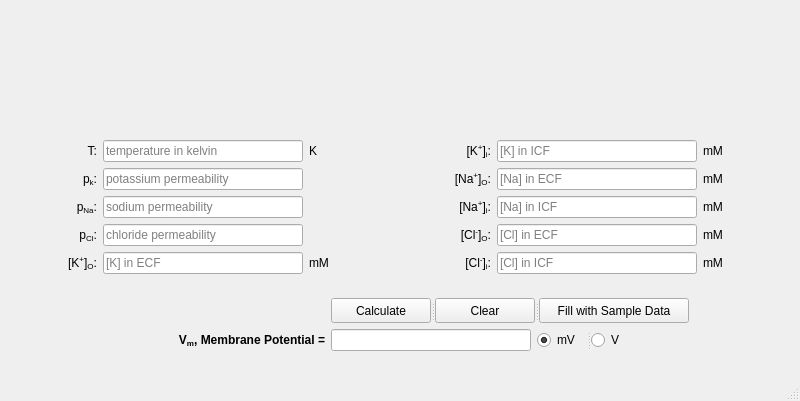
<?xml version="1.0" encoding="UTF-8"?>
<ui version="4.0">
 <class>GhkWindow</class>
 <widget class="QMainWindow" name="GhkWindow">
  <property name="geometry">
   <rect>
    <x>0</x>
    <y>0</y>
    <width>800</width>
    <height>401</height>
   </rect>
  </property>
  <property name="windowTitle">
   <string>Goldman-Hodgkin-Katz</string>
  </property>
  <widget class="QWidget" name="centralwidget">
   <layout class="QGridLayout" name="gridLayout_4">
    <item row="0" column="0" colspan="2">
     <widget class="QLabel" name="label">
      <property name="enabled">
       <bool>true</bool>
      </property>
      <property name="maximumSize">
       <size>
        <width>16777215</width>
        <height>89</height>
       </size>
      </property>
      <property name="sizeIncrement">
       <size>
        <width>0</width>
        <height>0</height>
       </size>
      </property>
      <property name="baseSize">
       <size>
        <width>0</width>
        <height>0</height>
       </size>
      </property>
      <property name="pixmap">
       <pixmap resource="resources.qrc">:/resources/logo.png</pixmap>
      </property>
      <property name="scaledContents">
       <bool>false</bool>
      </property>
      <property name="alignment">
       <set>Qt::AlignCenter</set>
      </property>
      <property name="wordWrap">
       <bool>false</bool>
      </property>
     </widget>
    </item>
    <item row="1" column="0">
     <layout class="QGridLayout" name="gridLayout_2">
      <item row="0" column="0">
       <widget class="QLabel" name="label_9">
        <property name="text">
         <string>T:</string>
        </property>
        <property name="alignment">
         <set>Qt::AlignRight|Qt::AlignTrailing|Qt::AlignVCenter</set>
        </property>
       </widget>
      </item>
      <item row="0" column="1">
       <widget class="QLineEdit" name="temp">
        <property name="maximumSize">
         <size>
          <width>200</width>
          <height>16777215</height>
         </size>
        </property>
        <property name="inputMask">
         <string/>
        </property>
        <property name="text">
         <string/>
        </property>
        <property name="placeholderText">
         <string>temperature in kelvin</string>
        </property>
       </widget>
      </item>
      <item row="0" column="2">
       <widget class="QLabel" name="label_15">
        <property name="text">
         <string>K</string>
        </property>
       </widget>
      </item>
      <item row="1" column="0">
       <widget class="QLabel" name="label_3">
        <property name="text">
         <string>&lt;html&gt;&lt;head/&gt;&lt;body&gt;&lt;p&gt;p&lt;span style=&quot; vertical-align:sub;&quot;&gt;k&lt;/span&gt;:&lt;/p&gt;&lt;/body&gt;&lt;/html&gt;</string>
        </property>
        <property name="alignment">
         <set>Qt::AlignRight|Qt::AlignTrailing|Qt::AlignVCenter</set>
        </property>
       </widget>
      </item>
      <item row="1" column="1">
       <widget class="QLineEdit" name="k_perm">
        <property name="maximumSize">
         <size>
          <width>200</width>
          <height>16777215</height>
         </size>
        </property>
        <property name="placeholderText">
         <string>potassium permeability</string>
        </property>
       </widget>
      </item>
      <item row="2" column="0">
       <widget class="QLabel" name="label_4">
        <property name="text">
         <string>&lt;html&gt;&lt;head/&gt;&lt;body&gt;&lt;p&gt;p&lt;span style=&quot; vertical-align:sub;&quot;&gt;Na&lt;/span&gt;:&lt;/p&gt;&lt;/body&gt;&lt;/html&gt;</string>
        </property>
        <property name="alignment">
         <set>Qt::AlignRight|Qt::AlignTrailing|Qt::AlignVCenter</set>
        </property>
       </widget>
      </item>
      <item row="2" column="1">
       <widget class="QLineEdit" name="na_perm">
        <property name="maximumSize">
         <size>
          <width>200</width>
          <height>16777215</height>
         </size>
        </property>
        <property name="placeholderText">
         <string>sodium permeability</string>
        </property>
       </widget>
      </item>
      <item row="3" column="0">
       <widget class="QLabel" name="label_6">
        <property name="text">
         <string>&lt;html&gt;&lt;head/&gt;&lt;body&gt;&lt;p&gt;p&lt;span style=&quot; vertical-align:sub;&quot;&gt;Cl&lt;/span&gt;:&lt;/p&gt;&lt;/body&gt;&lt;/html&gt;</string>
        </property>
        <property name="alignment">
         <set>Qt::AlignRight|Qt::AlignTrailing|Qt::AlignVCenter</set>
        </property>
       </widget>
      </item>
      <item row="3" column="1">
       <widget class="QLineEdit" name="cl_perm">
        <property name="maximumSize">
         <size>
          <width>200</width>
          <height>16777215</height>
         </size>
        </property>
        <property name="placeholderText">
         <string>chloride permeability</string>
        </property>
       </widget>
      </item>
      <item row="4" column="0">
       <widget class="QLabel" name="label_7">
        <property name="text">
         <string>&lt;html&gt;&lt;head/&gt;&lt;body&gt;&lt;p&gt;[K&lt;span style=&quot; vertical-align:super;&quot;&gt;+&lt;/span&gt;]&lt;span style=&quot; vertical-align:sub;&quot;&gt;O&lt;/span&gt;:&lt;/p&gt;&lt;/body&gt;&lt;/html&gt;</string>
        </property>
        <property name="alignment">
         <set>Qt::AlignRight|Qt::AlignTrailing|Qt::AlignVCenter</set>
        </property>
       </widget>
      </item>
      <item row="4" column="1">
       <widget class="QLineEdit" name="k_out">
        <property name="maximumSize">
         <size>
          <width>200</width>
          <height>16777215</height>
         </size>
        </property>
        <property name="placeholderText">
         <string>[K] in ECF</string>
        </property>
       </widget>
      </item>
      <item row="4" column="2">
       <widget class="QLabel" name="label_16">
        <property name="text">
         <string>mM</string>
        </property>
       </widget>
      </item>
     </layout>
    </item>
    <item row="1" column="1">
     <layout class="QGridLayout" name="gridLayout">
      <item row="0" column="2">
       <widget class="QLabel" name="label_17">
        <property name="text">
         <string>mM</string>
        </property>
       </widget>
      </item>
      <item row="0" column="0">
       <widget class="QLabel" name="label_10">
        <property name="text">
         <string>&lt;html&gt;&lt;head/&gt;&lt;body&gt;&lt;p&gt;[K&lt;span style=&quot; vertical-align:super;&quot;&gt;+&lt;/span&gt;]&lt;span style=&quot; vertical-align:sub;&quot;&gt;i&lt;/span&gt;:&lt;/p&gt;&lt;/body&gt;&lt;/html&gt;</string>
        </property>
        <property name="alignment">
         <set>Qt::AlignRight|Qt::AlignTrailing|Qt::AlignVCenter</set>
        </property>
       </widget>
      </item>
      <item row="1" column="1">
       <widget class="QLineEdit" name="na_out">
        <property name="maximumSize">
         <size>
          <width>200</width>
          <height>16777215</height>
         </size>
        </property>
        <property name="placeholderText">
         <string>[Na] in ECF</string>
        </property>
       </widget>
      </item>
      <item row="3" column="0">
       <widget class="QLabel" name="label_12">
        <property name="text">
         <string>&lt;html&gt;&lt;head/&gt;&lt;body&gt;&lt;p&gt;[Cl&lt;span style=&quot; vertical-align:super;&quot;&gt;-&lt;/span&gt;]&lt;span style=&quot; vertical-align:sub;&quot;&gt;O&lt;/span&gt;:&lt;/p&gt;&lt;/body&gt;&lt;/html&gt;</string>
        </property>
        <property name="alignment">
         <set>Qt::AlignRight|Qt::AlignTrailing|Qt::AlignVCenter</set>
        </property>
       </widget>
      </item>
      <item row="3" column="1">
       <widget class="QLineEdit" name="cl_out">
        <property name="maximumSize">
         <size>
          <width>200</width>
          <height>16777215</height>
         </size>
        </property>
        <property name="placeholderText">
         <string>[Cl] in ECF</string>
        </property>
       </widget>
      </item>
      <item row="4" column="0">
       <widget class="QLabel" name="label_11">
        <property name="text">
         <string>&lt;html&gt;&lt;head/&gt;&lt;body&gt;&lt;p&gt;[Cl&lt;span style=&quot; vertical-align:super;&quot;&gt;-&lt;/span&gt;]&lt;span style=&quot; vertical-align:sub;&quot;&gt;i&lt;/span&gt;:&lt;/p&gt;&lt;/body&gt;&lt;/html&gt;</string>
        </property>
        <property name="alignment">
         <set>Qt::AlignRight|Qt::AlignTrailing|Qt::AlignVCenter</set>
        </property>
       </widget>
      </item>
      <item row="4" column="1">
       <widget class="QLineEdit" name="cl_in">
        <property name="maximumSize">
         <size>
          <width>200</width>
          <height>16777215</height>
         </size>
        </property>
        <property name="placeholderText">
         <string>[Cl] in ICF</string>
        </property>
       </widget>
      </item>
      <item row="1" column="2">
       <widget class="QLabel" name="label_18">
        <property name="text">
         <string>mM</string>
        </property>
       </widget>
      </item>
      <item row="2" column="2">
       <widget class="QLabel" name="label_19">
        <property name="text">
         <string>mM</string>
        </property>
       </widget>
      </item>
      <item row="2" column="0">
       <widget class="QLabel" name="label_14">
        <property name="text">
         <string>&lt;html&gt;&lt;head/&gt;&lt;body&gt;&lt;p&gt;[Na&lt;span style=&quot; vertical-align:super;&quot;&gt;+&lt;/span&gt;]&lt;span style=&quot; vertical-align:sub;&quot;&gt;i&lt;/span&gt;:&lt;/p&gt;&lt;/body&gt;&lt;/html&gt;</string>
        </property>
        <property name="alignment">
         <set>Qt::AlignRight|Qt::AlignTrailing|Qt::AlignVCenter</set>
        </property>
       </widget>
      </item>
      <item row="0" column="1">
       <widget class="QLineEdit" name="k_in">
        <property name="maximumSize">
         <size>
          <width>200</width>
          <height>16777215</height>
         </size>
        </property>
        <property name="inputMask">
         <string/>
        </property>
        <property name="text">
         <string/>
        </property>
        <property name="placeholderText">
         <string>[K] in ICF</string>
        </property>
       </widget>
      </item>
      <item row="2" column="1">
       <widget class="QLineEdit" name="na_in">
        <property name="maximumSize">
         <size>
          <width>200</width>
          <height>16777215</height>
         </size>
        </property>
        <property name="placeholderText">
         <string>[Na] in ICF</string>
        </property>
       </widget>
      </item>
      <item row="3" column="2">
       <widget class="QLabel" name="label_20">
        <property name="text">
         <string>mM</string>
        </property>
       </widget>
      </item>
      <item row="4" column="2">
       <widget class="QLabel" name="label_21">
        <property name="text">
         <string>mM</string>
        </property>
       </widget>
      </item>
      <item row="1" column="0">
       <widget class="QLabel" name="label_13">
        <property name="text">
         <string>&lt;html&gt;&lt;head/&gt;&lt;body&gt;&lt;p&gt;[Na&lt;span style=&quot; vertical-align:super;&quot;&gt;+&lt;/span&gt;]&lt;span style=&quot; vertical-align:sub;&quot;&gt;O&lt;/span&gt;:&lt;/p&gt;&lt;/body&gt;&lt;/html&gt;</string>
        </property>
        <property name="alignment">
         <set>Qt::AlignRight|Qt::AlignTrailing|Qt::AlignVCenter</set>
        </property>
       </widget>
      </item>
     </layout>
    </item>
    <item row="2" column="0" colspan="2">
     <layout class="QGridLayout" name="gridLayout_3">
      <item row="0" column="1" colspan="2">
       <widget class="QSplitter" name="splitter_2">
        <property name="orientation">
         <enum>Qt::Horizontal</enum>
        </property>
        <widget class="QPushButton" name="calculate">
         <property name="maximumSize">
          <size>
           <width>100</width>
           <height>25</height>
          </size>
         </property>
         <property name="whatsThis">
          <string>&lt;html&gt;&lt;head/&gt;&lt;body&gt;&lt;p&gt;Click to calculate the equilibrum potential.&lt;/p&gt;&lt;/body&gt;&lt;/html&gt;</string>
         </property>
         <property name="text">
          <string>Calculate</string>
         </property>
        </widget>
        <widget class="QPushButton" name="clear">
         <property name="maximumSize">
          <size>
           <width>100</width>
           <height>25</height>
          </size>
         </property>
         <property name="whatsThis">
          <string>&lt;html&gt;&lt;head/&gt;&lt;body&gt;&lt;p&gt;Click to calculate the equilibrum potential.&lt;/p&gt;&lt;/body&gt;&lt;/html&gt;</string>
         </property>
         <property name="text">
          <string>Clear</string>
         </property>
        </widget>
        <widget class="QPushButton" name="sample_data">
         <property name="maximumSize">
          <size>
           <width>150</width>
           <height>25</height>
          </size>
         </property>
         <property name="whatsThis">
          <string>&lt;html&gt;&lt;head/&gt;&lt;body&gt;&lt;p&gt;Click to calculate the equilibrum potential.&lt;/p&gt;&lt;/body&gt;&lt;/html&gt;</string>
         </property>
         <property name="text">
          <string>Fill with Sample Data</string>
         </property>
        </widget>
       </widget>
      </item>
      <item row="1" column="0">
       <widget class="QLabel" name="label_5">
        <property name="text">
         <string>&lt;html&gt;&lt;head/&gt;&lt;body&gt;&lt;p&gt;&lt;span style=&quot; font-weight:600;&quot;&gt;V&lt;/span&gt;&lt;span style=&quot; font-weight:600; vertical-align:sub;&quot;&gt;m&lt;/span&gt;&lt;span style=&quot; font-weight:600;&quot;&gt;, Membrane Potential =&lt;/span&gt;&lt;/p&gt;&lt;/body&gt;&lt;/html&gt;</string>
        </property>
        <property name="alignment">
         <set>Qt::AlignRight|Qt::AlignTrailing|Qt::AlignVCenter</set>
        </property>
       </widget>
      </item>
      <item row="1" column="1">
       <widget class="QLineEdit" name="vm">
        <property name="maximumSize">
         <size>
          <width>200</width>
          <height>16777215</height>
         </size>
        </property>
       </widget>
      </item>
      <item row="1" column="2">
       <widget class="QSplitter" name="splitter">
        <property name="orientation">
         <enum>Qt::Horizontal</enum>
        </property>
        <widget class="QRadioButton" name="millivolt">
         <property name="maximumSize">
          <size>
           <width>50</width>
           <height>16777215</height>
          </size>
         </property>
         <property name="text">
          <string>mV</string>
         </property>
         <property name="checked">
          <bool>true</bool>
         </property>
        </widget>
        <widget class="QRadioButton" name="volt">
         <property name="maximumSize">
          <size>
           <width>200</width>
           <height>16777215</height>
          </size>
         </property>
         <property name="text">
          <string>V</string>
         </property>
        </widget>
       </widget>
      </item>
     </layout>
    </item>
   </layout>
  </widget>
  <widget class="QMenuBar" name="menubar">
   <property name="geometry">
    <rect>
     <x>0</x>
     <y>0</y>
     <width>800</width>
     <height>22</height>
    </rect>
   </property>
  </widget>
  <widget class="QStatusBar" name="statusbar"/>
 </widget>
 <resources>
  <include location="resources.qrc"/>
 </resources>
 <connections/>
</ui>
